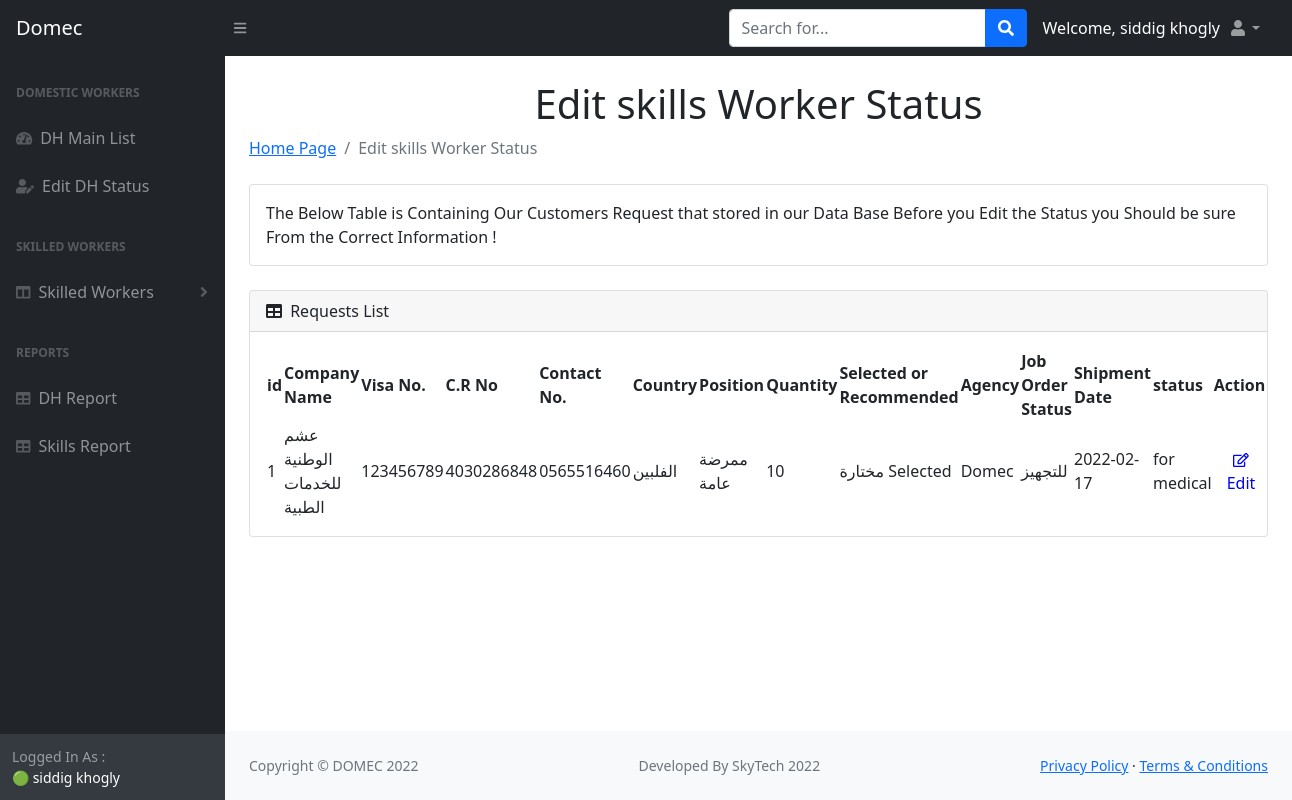
The page /domec_skills_list (signed in) on the database as committed earlier.
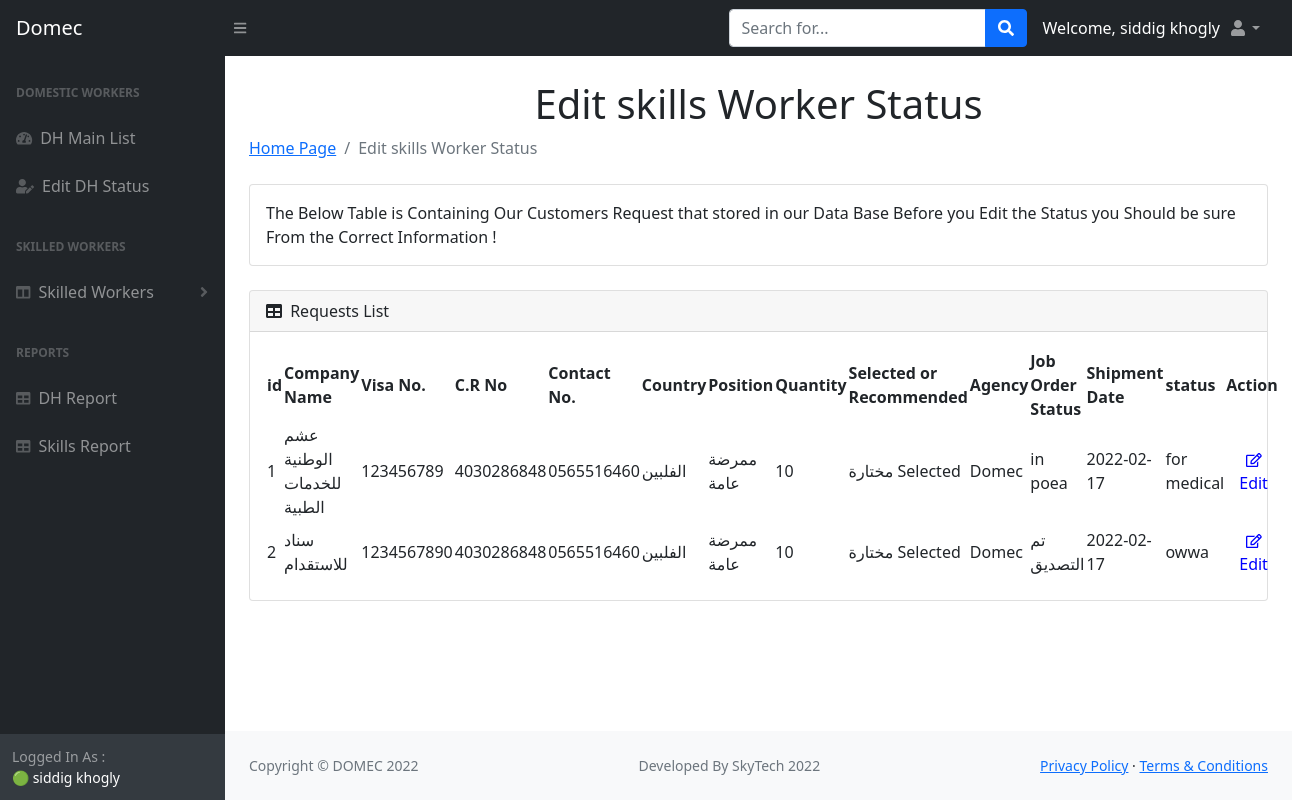
The same page on the database as committed later.
### main.py (models this page shows)
class Skilled(db.Model):
    __tablename__ = "skills"
    id = db.Column(db.Integer, primary_key=True)
    company_name = db.Column(db.String(250), nullable=False)
    company_visa = db.Column(db.String, nullable=False)
    cr = db.Column(db.String, nullable=False)
    contact_No = db.Column(db.String(250), nullable=False)
    country = db.Column(db.String(250), nullable=False)
    mp_request = db.Column(db.String(250), nullable=False)
    quantity = db.Column(db.String(250), nullable=False)
    selected_or_recommended = db.Column(db.String(250), nullable=False)
    agency = db.Column(db.String(250), nullable=False)
    jo_status = db.Column(db.String(250), nullable=False)
    shipment_date = db.Column(db.Date, nullable=False)
    status = db.Column(db.String(1000), nullable=False)

### main.py (the view)
@app.route("/domec_skills_list")
def domec_skills_list():
    added_skills = Skilled.query.all()
    return render_template("dom_skills_list.html", skills=added_skills, name=current_user.name)

### main.py (called while the page is built)
@login_manager.user_loader
def load_user(user_id):
    return User.query.get(int(user_id))

### templates/dom_skills_list.html (shortened to what the changed rows need)
<!DOCTYPE html>
<html lang="en">
    <head>
        <link href="https://cdn.jsdelivr.net/npm/simple-datatables@latest/dist/style.css" rel="stylesheet" />
        <link href="static/css/styles.css" rel="stylesheet" />
    </head>
    <body class="sb-nav-fixed">
      <div id="layoutSidenav">
            <div id="layoutSidenav_content">
                <main>
                    <div class="container-fluid px-4">
                        <h1 class="mt-4" style="text-align:center"> Edit skills Worker Status</h1>
                        <div class="card mb-4">
                            <div class="card-body">
                                <table id="datatablesSimple">
                        <thead>
                                        <tr>
                                            <th>id</th>
                                            <th>Company Name </th>
                                            <th>Visa No.</th>
                                            <th>C.R No</th>
                                            <th>Contact No.</th>
                                            <th>Country</th>
                                            <th>Position </th>
                                            <th>Quantity</th>
                                            <th>Selected or Recommended</th>
                                            <th>Agency</th>
                                            <th>Job Order Status</th>
                                            <th>Shipment Date</th>
                                            <th>status</th>
                                            <th>Action</th>
                                        </tr>
                                    </thead>
                                     <tbody>
                                        {% for skill in skills %}
                                          <tr>
                                              <td>{{skill.id}}</td>
                                              <td>{{skill.company_name}}</td>
                                              <td>{{skill.company_visa}}</td>
                                              <td>{{skill.cr}}</td>
                                              <td>{{skill.contact_No}}</td>
                                              <td>{{skill.country}}</td>
                                              <td>{{skill.mp_request}}</td>
                                              <td>{{skill.quantity}}</td>
                                              <td>{{skill.selected_or_recommended}}</td>
                                              <td>{{skill.agency}}  </td>
                                              <td>{{skill.jo_status}}</td>
                                              <td>{{skill.shipment_date}}</td>
                                              <td>{{skill.status}}</td>
                                              <td> <a href="{{url_for('domec_edit_skills',id=skill.id)}}" class="btn" style="color:blue"> <i class="far fa-edit fa-sm" ></i> Edit</a>
                                        </tr>
                                        {% endfor %}
                                    </tbody>
                                </table>
                            </div>
                        </div>
                    </div>
                </main>
            </div>
        </div>
    </body>
</html>

Rows that differ between the two databases and show on the page:
changed Skilled "عشم الوطنية للخدمات الطبية": jo_status "للتجهيز" → "in poea"
added Skilled: id "2", company_name "سناد للاستقدام", company_visa "1234567890", cr "4030286848", contact_No "0565516460", country "الفلبين", mp_request "ممرضة عامة", quantity "10", selected_or_recommended "مختارة Selected", agency "Domec", jo_status "تم التصديق", shipment_date "2022-02-17", status "owwa"
